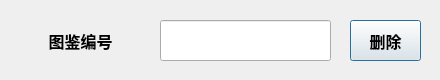
<?xml version="1.0" encoding="UTF-8"?>
<ui version="4.0">
 <class>Dialog_delete</class>
 <widget class="QDialog" name="Dialog_delete">
  <property name="geometry">
   <rect>
    <x>0</x>
    <y>0</y>
    <width>440</width>
    <height>80</height>
   </rect>
  </property>
  <property name="windowTitle">
   <string>Dialog</string>
  </property>
  <widget class="QLineEdit" name="lineEdit_1">
   <property name="geometry">
    <rect>
     <x>160</x>
     <y>20</y>
     <width>171</width>
     <height>41</height>
    </rect>
   </property>
   <property name="font">
    <font>
     <pointsize>12</pointsize>
     <weight>75</weight>
     <bold>true</bold>
    </font>
   </property>
   <property name="layoutDirection">
    <enum>Qt::LeftToRight</enum>
   </property>
   <property name="text">
    <string/>
   </property>
   <property name="echoMode">
    <enum>QLineEdit::Normal</enum>
   </property>
   <property name="alignment">
    <set>Qt::AlignCenter</set>
   </property>
  </widget>
  <widget class="QLabel" name="label">
   <property name="geometry">
    <rect>
     <x>20</x>
     <y>20</y>
     <width>121</width>
     <height>41</height>
    </rect>
   </property>
   <property name="font">
    <font>
     <pointsize>12</pointsize>
     <weight>75</weight>
     <bold>true</bold>
    </font>
   </property>
   <property name="text">
    <string>图鉴编号</string>
   </property>
   <property name="alignment">
    <set>Qt::AlignCenter</set>
   </property>
  </widget>
  <widget class="QPushButton" name="pushButton">
   <property name="geometry">
    <rect>
     <x>350</x>
     <y>20</y>
     <width>71</width>
     <height>41</height>
    </rect>
   </property>
   <property name="font">
    <font>
     <pointsize>12</pointsize>
     <weight>75</weight>
     <bold>true</bold>
    </font>
   </property>
   <property name="text">
    <string>删除</string>
   </property>
  </widget>
 </widget>
 <resources/>
 <connections/>
</ui>
